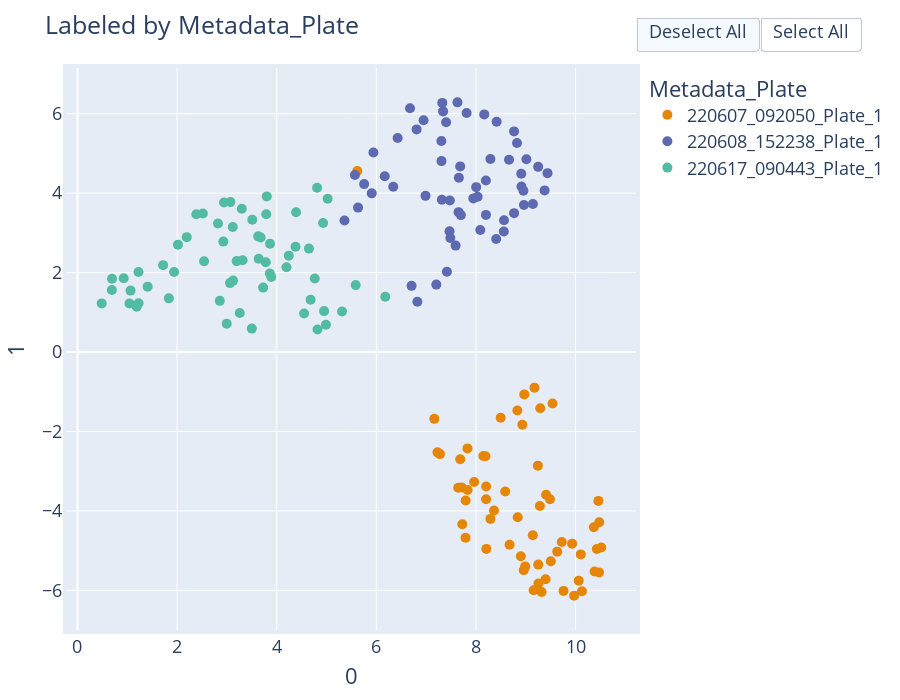
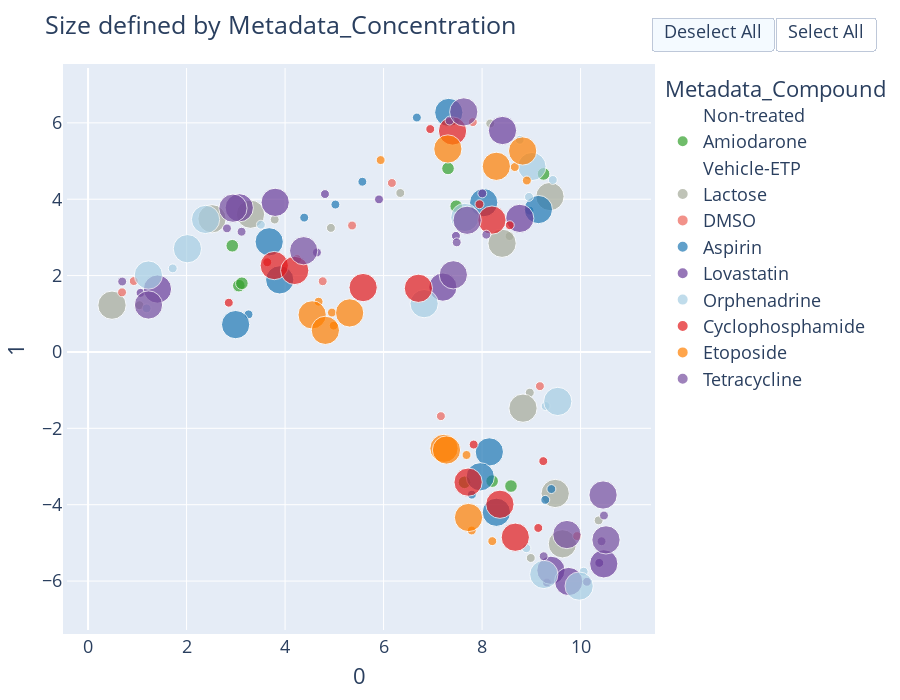

The cell these charts' notebook holds for them, in order:
### Markdown cell above
## Plate

### Code cell
df_plot = combat_util.generate_x_y_umap(df, n_neighbors=n_neighbors_input, min_dist=min_dist_input, metric=metric)
combat_util.plot_umap(df_plot, 
                      color_col='Metadata_Plate',
                      hover_cols=hover_list)
combat_util.plot_umap(df_plot, color_col='Metadata_Compound', 
                      hover_cols=hover_list,
                      size=True, size_col = "Metadata_Concentration",
                      dili_color=True
                      )

### Figure 1 — Plotly figure (JSON) as saved in the notebook; plotly's stock layout.template omitted (floating-point values rounded to 4 significant figures; data arrays with more than 128 entries replaced by an {"elided": "..."} marker saying what was removed)
{"data": [{"customdata": {"elided": "59x4 mixed values"}, "error_x": {"thickness": 3}, "error_y": {"thickness": 3}, "hovertemplate": "colors_plot_col=220607_092050_Plate_1<br>0=%{x}<br>1=%{y}<br>Metadata_Plate=%{customdata[0]}<br>Metadata_Well=%{customdata[1]}<br>Metadata_Compound=%{customdata[2]}<br>Metadata_Concentration=%{customdata[3]}<extra></extra>", "legendgroup": "220607_092050_Plate_1", "marker": {"color": "rgb(229, 134, 6)", "size": 10, "symbol": "circle"}, "mode": "markers", "name": "220607_092050_Plate_1", "orientation": "v", "showlegend": true, "type": "scatter", "x": [7.277, 8.496, 7.793, 7.963, 7.832, 7.644, 7.829, 7.716, 7.684, 7.227, 10.1, 8.931, 9.407, 8.148, 8.191, 8.204, 9.243, 8.362, 8.207, 7.725, 8.203, 8.959, 9.283, 8.291, 8.838, 8.587, 9.141, 8.675, 7.79, 8.969, 8.831, 5.617, 10.38, 10.47, 9.29, 9.536, 10.48, 10.46, 9.174, 10.37, 9.485, 9.502, 10.13, 9.758, 10.06, 9.971, 10.43, 10.52, 7.164, 8.989, 9.631, 9.157, 9.317, 9.398, 8.901, 9.254, 9.251, 9.723, 9.93], "xaxis": "x", "y": [-2.569, -1.654, -3.737, -3.269, -3.471, -3.414, -2.425, -3.409, -2.699, -2.525, -5.093, -1.831, -3.59, -2.618, -2.622, -3.382, -2.859, -3.989, -4.955, -4.336, -3.707, -5.493, -3.874, -4.199, -4.159, -3.512, -4.609, -4.852, -4.676, -1.065, -1.472, 4.557, -5.524, -5.549, -1.416, -1.296, -4.283, -3.747, -0.8959, -4.411, -3.706, -5.264, -6.019, -6.012, -5.754, -6.132, -4.958, -4.922, -1.682, -5.395, -5.024, -5.996, -6.04, -5.718, -5.14, -5.828, -5.35, -4.782, -4.822], "yaxis": "y"}, {"customdata": {"elided": "58x4 mixed values"}, "error_x": {"thickness": 3}, "error_y": {"thickness": 3}, "hovertemplate": "colors_plot_col=220608_152238_Plate_1<br>0=%{x}<br>1=%{y}<br>Metadata_Plate=%{customdata[0]}<br>Metadata_Well=%{customdata[1]}<br>Metadata_Compound=%{customdata[2]}<br>Metadata_Concentration=%{customdata[3]}<extra></extra>", "legendgroup": "220608_152238_Plate_1", "marker": {"color": "rgb(93, 105, 177)", "size": 10, "symbol": "circle"}, "mode": "markers", "name": "220608_152238_Plate_1", "orientation": "v", "showlegend": true, "type": "scatter", "x": [7.305, 6.428, 6.676, 7.324, 6.808, 7.309, 6.948, 7.4, 5.941, 8.824, 7.591, 7.683, 5.57, 9.143, 7.315, 9.249, 7.947, 6.707, 8.664, 8.29, 5.754, 8.199, 8.963, 8.033, 6.987, 7.475, 8.563, 8.201, 8.909, 8.166, 7.656, 8.004, 8.415, 8.765, 6.824, 7.34, 7.628, 7.812, 6.34, 9.378, 5.632, 7.469, 7.204, 9.436, 7.651, 8.087, 7.697, 6.169, 8.558, 8.406, 8.913, 5.907, 8.765, 8.953, 9.012, 7.485, 7.417, 5.36], "xaxis": "x", "y": [5.316, 5.387, 6.139, 6.272, 5.606, 4.807, 5.837, 5.787, 5.025, 5.263, 2.68, 4.674, 4.458, 3.729, 3.836, 4.663, 3.869, 1.667, 4.843, 4.862, 4.228, 4.32, 3.701, 3.911, 3.932, 3.817, 3.319, 3.453, 4.489, 5.983, 4.389, 4.152, 5.8, 5.555, 1.265, 6.059, 6.286, 6.019, 4.163, 4.07, 3.637, 3.04, 1.699, 4.504, 3.523, 3.072, 3.448, 4.425, 3.035, 2.846, 4.167, 3.995, 3.498, 4.06, 4.856, 2.87, 2.02, 3.312], "yaxis": "y"}, {"customdata": {"elided": "60x4 mixed values"}, "error_x": {"thickness": 3}, "error_y": {"thickness": 3}, "hovertemplate": "colors_plot_col=220617_090443_Plate_1<br>0=%{x}<br>1=%{y}<br>Metadata_Plate=%{customdata[0]}<br>Metadata_Well=%{customdata[1]}<br>Metadata_Compound=%{customdata[2]}<br>Metadata_Concentration=%{customdata[3]}<extra></extra>", "legendgroup": "220617_090443_Plate_1", "marker": {"color": "rgb(82, 188, 163)", "size": 10, "symbol": "circle"}, "mode": "markers", "name": "220617_090443_Plate_1", "orientation": "v", "showlegend": true, "type": "scatter", "x": [5.311, 1.835, 3.5, 3.258, 2.996, 3.727, 3.062, 2.857, 5.585, 4.988, 4.818, 3.316, 3.865, 4.388, 3.892, 3.627, 3.123, 3.638, 4.196, 4.951, 4.55, 3.197, 2.541, 5.022, 3.677, 3.862, 2.928, 4.242, 3.781, 4.68, 1.043, 0.4861, 2.194, 1.066, 1.409, 1.189, 1.225, 0.693, 1.227, 0.6899, 4.931, 3.298, 1.939, 4.81, 3.8, 1.719, 2.386, 3.117, 2.942, 0.9273, 3.789, 2.517, 6.18, 4.647, 3.07, 3.509, 2.017, 2.82, 4.378, 4.764], "xaxis": "x", "y": [1.022, 1.352, 0.5906, 0.9838, 0.7158, 1.622, 1.736, 1.29, 1.686, 0.6897, 0.5663, 2.313, 2.725, 3.519, 1.888, 2.913, 1.799, 2.349, 2.134, 1.031, 0.9709, 2.29, 2.287, 3.86, 2.885, 1.979, 2.781, 2.428, 2.263, 1.317, 1.225, 1.225, 2.893, 1.548, 1.647, 1.141, 2.014, 1.844, 1.231, 1.561, 3.249, 3.607, 2.014, 4.135, 3.919, 2.188, 3.47, 3.149, 3.765, 1.857, 3.468, 3.487, 1.391, 2.605, 3.776, 3.333, 2.704, 3.236, 2.651, 1.852], "yaxis": "y"}], "layout": {"autosize": false, "font": {"size": 18}, "height": 700, "legend": {"title": {"text": "Metadata_Plate"}, "tracegroupgap": 0}, "margin": {"b": 20, "l": 50, "pad": 4, "r": 50, "t": 50}, "title": {"text": "Labeled by Metadata_Plate"}, "updatemenus": [{"buttons": [{"args": ["visible", "legendonly"], "label": "Deselect All", "method": "restyle"}, {"args": ["visible", true], "label": "Select All", "method": "restyle"}], "direction": "left", "pad": {"r": 5, "t": 5}, "showactive": true, "type": "buttons", "x": 1, "xanchor": "left", "y": 1.1, "yanchor": "top"}], "width": 900, "xaxis": {"anchor": "y", "domain": [0, 1], "title": {"text": "0"}}, "yaxis": {"anchor": "x", "domain": [0, 1], "title": {"text": "1"}}}}

### Figure 2 — Plotly figure (JSON) as saved in the notebook; plotly's stock layout.template omitted (floating-point values rounded to 4 significant figures)
{"data": [{"customdata": [["220617_090443_Plate_1", "C2", "Non-treated", 0], ["220608_152238_Plate_1", "G2", "Non-treated", 0], ["220608_152238_Plate_1", "F2", "Non-treated", 0], ["220617_090443_Plate_1", "D2", "Non-treated", 0], ["220607_092050_Plate_1", "E2", "Non-treated", 0], ["220607_092050_Plate_1", "D2", "Non-treated", 0], ["220607_092050_Plate_1", "F2", "Non-treated", 0], ["220607_092050_Plate_1", "G2", "Non-treated", 0], ["220617_090443_Plate_1", "B2", "Non-treated", 0], ["220617_090443_Plate_1", "E2", "Non-treated", 0], ["220617_090443_Plate_1", "G2", "Non-treated", 0], ["220607_092050_Plate_1", "C2", "Non-treated", 0], ["220608_152238_Plate_1", "C2", "Non-treated", 0], ["220617_090443_Plate_1", "F2", "Non-treated", 0], ["220608_152238_Plate_1", "E2", "Non-treated", 0], ["220608_152238_Plate_1", "D2", "Non-treated", 0]], "error_x": {"thickness": 3}, "error_y": {"thickness": 3}, "hovertemplate": "colors_plot_col=Non-treated<br>0=%{x}<br>1=%{y}<br>Metadata_size=%{marker.size}<br>Metadata_Plate=%{customdata[0]}<br>Metadata_Well=%{customdata[1]}<br>Metadata_Compound=%{customdata[2]}<br>Metadata_Concentration=%{customdata[3]}<extra></extra>", "legendgroup": "Non-treated", "marker": {"color": "rgb(36, 121, 108)", "size": [0, 0, 0, 0, 0, 0, 0, 0, 0, 0, 0, 0, 0, 0, 0, 0], "sizemode": "area", "sizeref": 0.025, "symbol": "circle"}, "mode": "markers", "name": "Non-treated", "orientation": "v", "showlegend": true, "type": "scatter", "x": [3.865, 8.913, 5.632, 2.541, 5.617, 8.959, 9.502, 9.157, 3.5, 2.194, 6.18, 8.931, 7.683, 1.939, 7.656, 8.199], "xaxis": "x", "y": [2.725, 4.167, 3.637, 2.287, 4.557, -5.493, -5.264, -5.996, 0.5906, 2.893, 1.391, -1.831, 4.674, 2.014, 4.389, 4.32], "yaxis": "y"}, {"customdata": [["220607_092050_Plate_1", "D5", "Amiodarone", 0.2], ["220617_090443_Plate_1", "D5", "Amiodarone", 0.2], ["220617_090443_Plate_1", "B5", "Amiodarone", 0.2], ["220617_090443_Plate_1", "C5", "Amiodarone", 0.2], ["220608_152238_Plate_1", "B5", "Amiodarone", 0.2], ["220608_152238_Plate_1", "D5", "Amiodarone", 0.2], ["220607_092050_Plate_1", "B5", "Amiodarone", 0.2], ["220607_092050_Plate_1", "C5", "Amiodarone", 0.2], ["220608_152238_Plate_1", "C5", "Amiodarone", 0.2], ["220617_090443_Plate_1", "B6", "Amiodarone", 2], ["220617_090443_Plate_1", "D6", "Amiodarone", 2], ["220607_092050_Plate_1", "D6", "Amiodarone", 2], ["220607_092050_Plate_1", "B6", "Amiodarone", 2], ["220608_152238_Plate_1", "C6", "Amiodarone", 2], ["220617_090443_Plate_1", "C6", "Amiodarone", 2], ["220607_092050_Plate_1", "C6", "Amiodarone", 2], ["220608_152238_Plate_1", "B6", "Amiodarone", 2], ["220608_152238_Plate_1", "D6", "Amiodarone", 2]], "error_x": {"thickness": 3}, "error_y": {"thickness": 3}, "hovertemplate": "colors_plot_col=Amiodarone<br>0=%{x}<br>1=%{y}<br>Metadata_size=%{marker.size}<br>Metadata_Plate=%{customdata[0]}<br>Metadata_Well=%{customdata[1]}<br>Metadata_Compound=%{customdata[2]}<br>Metadata_Concentration=%{customdata[3]}<extra></extra>", "legendgroup": "Amiodarone", "marker": {"color": "#33a02c", "size": [0, 0, 0, 0, 0, 0, 0, 0, 0, 2, 2, 2, 2, 2, 2, 2, 2, 2], "sizemode": "area", "sizeref": 0.025, "symbol": "circle"}, "mode": "markers", "name": "Amiodarone", "orientation": "v", "showlegend": true, "type": "scatter", "x": [8.838, 3.862, 3.727, 3.627, 6.808, 6.987, 7.832, 8.191, 7.315, 3.062, 2.928, 8.587, 7.644, 9.249, 3.123, 8.204, 7.309, 7.475], "xaxis": "x", "y": [-4.159, 1.979, 1.622, 2.913, 5.606, 3.932, -3.471, -2.622, 3.836, 1.736, 2.781, -3.512, -3.414, 4.663, 1.799, -3.382, 4.807, 3.817], "yaxis": "y"}, {"customdata": [["220608_152238_Plate_1", "B11", "Vehicle-ETP", 0], ["220617_090443_Plate_1", "D11", "Vehicle-ETP", 0], ["220608_152238_Plate_1", "D11", "Vehicle-ETP", 0], ["220617_090443_Plate_1", "C11", "Vehicle-ETP", 0], ["220617_090443_Plate_1", "B11", "Vehicle-ETP", 0], ["220607_092050_Plate_1", "D11", "Vehicle-ETP", 0], ["220607_092050_Plate_1", "C11", "Vehicle-ETP", 0], ["220608_152238_Plate_1", "C11", "Vehicle-ETP", 0], ["220607_092050_Plate_1", "B11", "Vehicle-ETP", 0]], "error_x": {"thickness": 3}, "error_y": {"thickness": 3}, "hovertemplate": "colors_plot_col=Vehicle-ETP<br>0=%{x}<br>1=%{y}<br>Metadata_size=%{marker.size}<br>Metadata_Plate=%{customdata[0]}<br>Metadata_Well=%{customdata[1]}<br>Metadata_Compound=%{customdata[2]}<br>Metadata_Concentration=%{customdata[3]}<extra></extra>", "legendgroup": "Vehicle-ETP", "marker": {"color": "rgb(204, 97, 176)", "size": [0, 0, 0, 0, 0, 0, 0, 0, 0], "sizemode": "area", "sizeref": 0.025, "symbol": "circle"}, "mode": "markers", "name": "Vehicle-ETP", "orientation": "v", "showlegend": true, "type": "scatter", "x": [6.428, 3.197, 5.754, 3.316, 1.835, 8.203, 10.1, 7.591, 8.496], "xaxis": "x", "y": [5.387, 2.29, 4.228, 2.313, 1.352, -3.707, -5.093, 2.68, -1.654], "yaxis": "y"}, {"customdata": [["220608_152238_Plate_1", "G10", "Lactose", 1], ["220608_152238_Plate_1", "F10", "Lactose", 1], ["220608_152238_Plate_1", "E10", "Lactose", 1], ["220617_090443_Plate_1", "G10", "Lactose", 1], ["220617_090443_Plate_1", "F10", "Lactose", 1], ["220617_090443_Plate_1", "E10", "Lactose", 1], ["220607_092050_Plate_1", "G10", "Lactose", 1], ["220607_092050_Plate_1", "E10", "Lactose", 1], ["220607_092050_Plate_1", "F10", "Lactose", 1], ["220617_090443_Plate_1", "E11", "Lactose", 10], ["220617_090443_Plate_1", "F11", "Lactose", 10], ["220617_090443_Plate_1", "G11", "Lactose", 10], ["220608_152238_Plate_1", "G11", "Lactose", 10], ["220608_152238_Plate_1", "F11", "Lactose", 10], ["220607_092050_Plate_1", "G11", "Lactose", 10], ["220607_092050_Plate_1", "E11", "Lactose", 10], ["220607_092050_Plate_1", "F11", "Lactose", 10]], "error_x": {"thickness": 3}, "error_y": {"thickness": 3}, "hovertemplate": "colors_plot_col=Lactose<br>0=%{x}<br>1=%{y}<br>Metadata_size=%{marker.size}<br>Metadata_Plate=%{customdata[0]}<br>Metadata_Well=%{customdata[1]}<br>Metadata_Compound=%{customdata[2]}<br>Metadata_Concentration=%{customdata[3]}<extra></extra>", "legendgroup": "Lactose", "marker": {"color": "rgb(165, 170, 153)", "size": [1, 1, 1, 1, 1, 1, 1, 1, 1, 10, 10, 10, 10, 10, 10, 10, 10], "sizemode": "area", "sizeref": 0.025, "symbol": "circle"}, "mode": "markers", "name": "Lactose", "orientation": "v", "showlegend": true, "type": "scatter", "x": [8.558, 6.34, 8.166, 3.789, 4.931, 1.043, 8.989, 8.969, 10.37, 0.4861, 3.298, 2.517, 8.406, 9.378, 9.631, 8.831, 9.485], "xaxis": "x", "y": [3.035, 4.163, 5.983, 3.468, 3.249, 1.225, -5.395, -1.065, -4.411, 1.225, 3.607, 3.487, 2.846, 4.07, -5.024, -1.472, -3.706], "yaxis": "y"}, {"customdata": [["220608_152238_Plate_1", "F9", "DMSO", 1.4], ["220608_152238_Plate_1", "E9", "DMSO", 1.4], ["220617_090443_Plate_1", "F9", "DMSO", 1.4], ["220617_090443_Plate_1", "E9", "DMSO", 1.4], ["220608_152238_Plate_1", "G9", "DMSO", 1.4], ["220617_090443_Plate_1", "G9", "DMSO", 1.4], ["220607_092050_Plate_1", "F9", "DMSO", 1.4], ["220607_092050_Plate_1", "E9", "DMSO", 1.4], ["220607_092050_Plate_1", "G9", "DMSO", 1.4]], "error_x": {"thickness": 3}, "error_y": {"thickness": 3}, "hovertemplate": "colors_plot_col=DMSO<br>0=%{x}<br>1=%{y}<br>Metadata_size=%{marker.size}<br>Metadata_Plate=%{customdata[0]}<br>Metadata_Well=%{customdata[1]}<br>Metadata_Compound=%{customdata[2]}<br>Metadata_Concentration=%{customdata[3]}<extra></extra>", "legendgroup": "DMSO", "marker": {"color": "rgb(237, 100, 90)", "size": [1, 1, 1, 1, 1, 1, 1, 1, 1], "sizemode": "area", "sizeref": 0.025, "symbol": "circle"}, "mode": "markers", "name": "DMSO", "orientation": "v", "showlegend": true, "type": "scatter", "x": [6.169, 7.812, 0.9273, 0.6899, 5.36, 4.764, 7.164, 9.174, 9.93], "xaxis": "x", "y": [4.425, 6.019, 1.857, 1.561, 3.312, 1.852, -1.682, -0.8959, -4.822], "yaxis": "y"}, {"customdata": [["220608_152238_Plate_1", "D3", "Aspirin", 1], ["220617_090443_Plate_1", "D3", "Aspirin", 1], ["220617_090443_Plate_1", "C3", "Aspirin", 1], ["220617_090443_Plate_1", "B3", "Aspirin", 1], ["220607_092050_Plate_1", "D3", "Aspirin", 1], ["220607_092050_Plate_1", "C3", "Aspirin", 1], ["220607_092050_Plate_1", "B3", "Aspirin", 1], ["220608_152238_Plate_1", "C3", "Aspirin", 1], ["220608_152238_Plate_1", "B3", "Aspirin", 1], ["220607_092050_Plate_1", "D4", "Aspirin", 10], ["220608_152238_Plate_1", "D4", "Aspirin", 10], ["220607_092050_Plate_1", "C4", "Aspirin", 10], ["220608_152238_Plate_1", "C4", "Aspirin", 10], ["220607_092050_Plate_1", "B4", "Aspirin", 10], ["220617_090443_Plate_1", "D4", "Aspirin", 10], ["220617_090443_Plate_1", "B4", "Aspirin", 10], ["220617_090443_Plate_1", "C4", "Aspirin", 10], ["220608_152238_Plate_1", "B4", "Aspirin", 10]], "error_x": {"thickness": 3}, "error_y": {"thickness": 3}, "hovertemplate": "colors_plot_col=Aspirin<br>0=%{x}<br>1=%{y}<br>Metadata_size=%{marker.size}<br>Metadata_Plate=%{customdata[0]}<br>Metadata_Well=%{customdata[1]}<br>Metadata_Compound=%{customdata[2]}<br>Metadata_Concentration=%{customdata[3]}<extra></extra>", "legendgroup": "Aspirin", "marker": {"color": "#1f78b4", "size": [1, 1, 1, 1, 1, 1, 1, 1, 1, 10, 10, 10, 10, 10, 10, 10, 10, 10], "sizemode": "area", "sizeref": 0.025, "symbol": "circle"}, "mode": "markers", "name": "Aspirin", "orientation": "v", "showlegend": true, "type": "scatter", "x": [8.963, 5.022, 4.388, 3.258, 9.283, 9.407, 7.793, 5.57, 6.676, 8.291, 8.033, 8.148, 9.143, 7.963, 3.677, 2.996, 3.892, 7.324], "xaxis": "x", "y": [3.701, 3.86, 3.519, 0.9838, -3.874, -3.59, -3.737, 4.458, 6.139, -4.199, 3.911, -2.618, 3.729, -3.269, 2.885, 0.7158, 1.888, 6.272], "yaxis": "y"}, {"customdata": [["220608_152238_Plate_1", "F3", "Lovastatin", 1], ["220608_152238_Plate_1", "E3", "Lovastatin", 1], ["220608_152238_Plate_1", "G3", "Lovastatin", 1], ["220617_090443_Plate_1", "G3", "Lovastatin", 1], ["220617_090443_Plate_1", "F3", "Lovastatin", 1], ["220617_090443_Plate_1", "E3", "Lovastatin", 1], ["220607_092050_Plate_1", "G3", "Lovastatin", 1], ["220607_092050_Plate_1", "F3", "Lovastatin", 1], ["220607_092050_Plate_1", "E3", "Lovastatin", 1], ["220608_152238_Plate_1", "F4", "Lovastatin", 10], ["220617_090443_Plate_1", "E4", "Lovastatin", 10], ["220617_090443_Plate_1", "F4", "Lovastatin", 10], ["220617_090443_Plate_1", "G4", "Lovastatin", 10], ["220608_152238_Plate_1", "G4", "Lovastatin", 10], ["220607_092050_Plate_1", "G4", "Lovastatin", 10], ["220607_092050_Plate_1", "E4", "Lovastatin", 10], ["220607_092050_Plate_1", "F4", "Lovastatin", 10], ["220608_152238_Plate_1", "E4", "Lovastatin", 10]], "error_x": {"thickness": 3}, "error_y": {"thickness": 3}, "hovertemplate": "colors_plot_col=Lovastatin<br>0=%{x}<br>1=%{y}<br>Metadata_size=%{marker.size}<br>Metadata_Plate=%{customdata[0]}<br>Metadata_Well=%{customdata[1]}<br>Metadata_Compound=%{customdata[2]}<br>Metadata_Concentration=%{customdata[3]}<extra></extra>", "legendgroup": "Lovastatin", "marker": {"color": "#6a3d9a", "size": [1, 1, 1, 1, 1, 1, 1, 1, 1, 10, 10, 10, 10, 10, 10, 10, 10, 10], "sizemode": "area", "sizeref": 0.025, "symbol": "circle"}, "mode": "markers", "name": "Lovastatin", "orientation": "v", "showlegend": true, "type": "scatter", "x": [7.469, 8.004, 5.907, 4.647, 4.81, 1.066, 9.317, 10.13, 10.38, 7.204, 1.409, 3.8, 3.07, 8.765, 9.398, 10.47, 9.758, 8.415], "xaxis": "x", "y": [3.04, 4.152, 3.995, 2.605, 4.135, 1.548, -6.04, -6.019, -5.524, 1.699, 1.647, 3.919, 3.776, 3.498, -5.718, -5.549, -6.012, 5.8], "yaxis": "y"}, {"customdata": [["220608_152238_Plate_1", "F5", "Orphenadrine", 1], ["220608_152238_Plate_1", "E5", "Orphenadrine", 1], ["220617_090443_Plate_1", "G5", "Orphenadrine", 1], ["220617_090443_Plate_1", "F5", "Orphenadrine", 1], ["220608_152238_Plate_1", "G5", "Orphenadrine", 1], ["220617_090443_Plate_1", "E5", "Orphenadrine", 1], ["220607_092050_Plate_1", "F5", "Orphenadrine", 1], ["220607_092050_Plate_1", "E5", "Orphenadrine", 1], ["220607_092050_Plate_1", "G5", "Orphenadrine", 1], ["220617_090443_Plate_1", "E6", "Orphenadrine", 10], ["220617_090443_Plate_1", "F6", "Orphenadrine", 10], ["220617_090443_Plate_1", "G6", "Orphenadrine", 10], ["220608_152238_Plate_1", "G6", "Orphenadrine", 10], ["220607_092050_Plate_1", "F6", "Orphenadrine", 10], ["220608_152238_Plate_1", "F6", "Orphenadrine", 10], ["220607_092050_Plate_1", "G6", "Orphenadrine", 10], ["220608_152238_Plate_1", "E6", "Orphenadrine", 10], ["220607_092050_Plate_1", "E6", "Orphenadrine", 10]], "error_x": {"thickness": 3}, "error_y": {"thickness": 3}, "hovertemplate": "colors_plot_col=Orphenadrine<br>0=%{x}<br>1=%{y}<br>Metadata_size=%{marker.size}<br>Metadata_Plate=%{customdata[0]}<br>Metadata_Well=%{customdata[1]}<br>Metadata_Compound=%{customdata[2]}<br>Metadata_Concentration=%{customdata[3]}<extra></extra>", "legendgroup": "Orphenadrine", "marker": {"color": "#a6cee3", "size": [1, 1, 1, 1, 1, 1, 1, 1, 1, 10, 10, 10, 10, 10, 10, 10, 10, 10], "sizemode": "area", "sizeref": 0.025, "symbol": "circle"}, "mode": "markers", "name": "Orphenadrine", "orientation": "v", "showlegend": true, "type": "scatter", "x": [9.436, 8.765, 3.509, 1.719, 8.953, 1.189, 10.06, 9.29, 8.901, 1.225, 2.386, 2.017, 9.012, 9.971, 7.651, 9.254, 6.824, 9.536], "xaxis": "x", "y": [4.504, 5.555, 3.333, 2.188, 4.06, 1.141, -5.754, -1.416, -5.14, 2.014, 3.47, 2.704, 4.856, -6.132, 3.523, -5.828, 1.265, -1.296], "yaxis": "y"}, {"customdata": [["220608_152238_Plate_1", "D7", "Cyclophosphamide", 1], ["220617_090443_Plate_1", "D7", "Cyclophosphamide", 1], ["220617_090443_Plate_1", "C7", "Cyclophosphamide", 1], ["220617_090443_Plate_1", "B7", "Cyclophosphamide", 1], ["220608_152238_Plate_1", "C7", "Cyclophosphamide", 1], ["220607_092050_Plate_1", "D7", "Cyclophosphamide", 1], ["220607_092050_Plate_1", "C7", "Cyclophosphamide", 1], ["220607_092050_Plate_1", "B7", "Cyclophosphamide", 1], ["220608_152238_Plate_1", "B7", "Cyclophosphamide", 1], ["220617_090443_Plate_1", "D8", "Cyclophosphamide", 10], ["220607_092050_Plate_1", "D8", "Cyclophosphamide", 10], ["220607_092050_Plate_1", "C8", "Cyclophosphamide", 10], ["220607_092050_Plate_1", "B8", "Cyclophosphamide", 10], ["220608_152238_Plate_1", "D8", "Cyclophosphamide", 10], ["220608_152238_Plate_1", "B8", "Cyclophosphamide", 10], ["220617_090443_Plate_1", "C8", "Cyclophosphamide", 10], ["220608_152238_Plate_1", "C8", "Cyclophosphamide", 10], ["220617_090443_Plate_1", "B8", "Cyclophosphamide", 10]], "error_x": {"thickness": 3}, "error_y": {"thickness": 3}, "hovertemplate": "colors_plot_col=Cyclophosphamide<br>0=%{x}<br>1=%{y}<br>Metadata_size=%{marker.size}<br>Metadata_Plate=%{customdata[0]}<br>Metadata_Well=%{customdata[1]}<br>Metadata_Compound=%{customdata[2]}<br>Metadata_Concentration=%{customdata[3]}<extra></extra>", "legendgroup": "Cyclophosphamide", "marker": {"color": "#e31a1c", "size": [1, 1, 1, 1, 1, 1, 1, 1, 1, 10, 10, 10, 10, 10, 10, 10, 10, 10], "sizemode": "area", "sizeref": 0.025, "symbol": "circle"}, "mode": "markers", "name": "Cyclophosphamide", "orientation": "v", "showlegend": true, "type": "scatter", "x": [8.563, 4.242, 3.638, 2.857, 7.947, 9.141, 9.243, 7.829, 6.948, 3.781, 8.675, 8.362, 7.716, 8.201, 7.4, 4.196, 6.707, 5.585], "xaxis": "x", "y": [3.319, 2.428, 2.349, 1.29, 3.869, -4.609, -2.859, -2.425, 5.837, 2.263, -4.852, -3.989, -3.409, 3.453, 5.787, 2.134, 1.667, 1.686], "yaxis": "y"}, {"customdata": [["220608_152238_Plate_1", "D9", "Etoposide", 1], ["220617_090443_Plate_1", "D9", "Etoposide", 1], ["220617_090443_Plate_1", "C9", "Etoposide", 1], ["220617_090443_Plate_1", "B9", "Etoposide", 1], ["220608_152238_Plate_1", "C9", "Etoposide", 1], ["220607_092050_Plate_1", "D9", "Etoposide", 1], ["220607_092050_Plate_1", "C9", "Etoposide", 1], ["220607_092050_Plate_1", "B9", "Etoposide", 1], ["220608_152238_Plate_1", "B9", "Etoposide", 1], ["220607_092050_Plate_1", "D10", "Etoposide", 10], ["220608_152238_Plate_1", "C10", "Etoposide", 10], ["220607_092050_Plate_1", "C10", "Etoposide", 10], ["220608_152238_Plate_1", "D10", "Etoposide", 10], ["220617_090443_Plate_1", "B10", "Etoposide", 10], ["220608_152238_Plate_1", "B10", "Etoposide", 10], ["220617_090443_Plate_1", "D10", "Etoposide", 10], ["220617_090443_Plate_1", "C10", "Etoposide", 10], ["220607_092050_Plate_1", "B10", "Etoposide", 10]], "error_x": {"thickness": 3}, "error_y": {"thickness": 3}, "hovertemplate": "colors_plot_col=Etoposide<br>0=%{x}<br>1=%{y}<br>Metadata_size=%{marker.size}<br>Metadata_Plate=%{customdata[0]}<br>Metadata_Well=%{customdata[1]}<br>Metadata_Compound=%{customdata[2]}<br>Metadata_Concentration=%{customdata[3]}<extra></extra>", "legendgroup": "Etoposide", "marker": {"color": "#ff7f00", "size": [1, 1, 1, 1, 1, 1, 1, 1, 1, 10, 10, 10, 10, 10, 10, 10, 10, 10], "sizemode": "area", "sizeref": 0.025, "symbol": "circle"}, "mode": "markers", "name": "Etoposide", "orientation": "v", "showlegend": true, "type": "scatter", "x": [8.909, 4.68, 4.951, 4.988, 8.664, 7.79, 8.207, 7.684, 5.941, 7.725, 8.824, 7.227, 8.29, 5.311, 7.305, 4.55, 4.818, 7.277], "xaxis": "x", "y": [4.489, 1.317, 1.031, 0.6897, 4.843, -4.676, -4.955, -2.699, 5.025, -4.336, 5.263, -2.525, 4.862, 1.022, 5.316, 0.9709, 0.5663, -2.569], "yaxis": "y"}, {"customdata": [["220608_152238_Plate_1", "E7", "Tetracycline", 1], ["220608_152238_Plate_1", "F7", "Tetracycline", 1], ["220608_152238_Plate_1", "G7", "Tetracycline", 1], ["220617_090443_Plate_1", "G7", "Tetracycline", 1], ["220617_090443_Plate_1", "F7", "Tetracycline", 1], ["220617_090443_Plate_1", "E7", "Tetracycline", 1], ["220607_092050_Plate_1", "F7", "Tetracycline", 1], ["220607_092050_Plate_1", "E7", "Tetracycline", 1], ["220607_092050_Plate_1", "G7", "Tetracycline", 1], ["220617_090443_Plate_1", "F8", "Tetracycline", 10], ["220617_090443_Plate_1", "E8", "Tetracycline", 10], ["220617_090443_Plate_1", "G8", "Tetracycline", 10], ["220608_152238_Plate_1", "G8", "Tetracycline", 10], ["220607_092050_Plate_1", "F8", "Tetracycline", 10], ["220608_152238_Plate_1", "E8", "Tetracycline", 10], ["220608_152238_Plate_1", "F8", "Tetracycline", 10], ["220607_092050_Plate_1", "G8", "Tetracycline", 10], ["220607_092050_Plate_1", "E8", "Tetracycline", 10]], "error_x": {"thickness": 3}, "error_y": {"thickness": 3}, "hovertemplate": "colors_plot_col=Tetracycline<br>0=%{x}<br>1=%{y}<br>Metadata_size=%{marker.size}<br>Metadata_Plate=%{customdata[0]}<br>Metadata_Well=%{customdata[1]}<br>Metadata_Compound=%{customdata[2]}<br>Metadata_Concentration=%{customdata[3]}<extra></extra>", "legendgroup": "Tetracycline", "marker": {"color": "rgb(118, 78, 159)", "size": [1, 1, 1, 1, 1, 1, 1, 1, 1, 10, 10, 10, 10, 10, 10, 10, 10, 10], "sizemode": "area", "sizeref": 0.025, "symbol": "circle"}, "mode": "markers", "name": "Tetracycline", "orientation": "v", "showlegend": true, "type": "scatter", "x": [7.34, 8.087, 7.485, 2.82, 3.117, 0.693, 10.43, 10.48, 9.251, 2.942, 1.227, 4.378, 7.417, 10.52, 7.628, 7.697, 9.723, 10.46], "xaxis": "x", "y": [6.059, 3.072, 2.87, 3.236, 3.149, 1.844, -4.958, -4.283, -5.35, 3.765, 1.231, 2.651, 2.02, -4.922, 6.286, 3.448, -4.782, -3.747], "yaxis": "y"}], "layout": {"autosize": false, "font": {"size": 18}, "height": 700, "legend": {"itemsizing": "constant", "title": {"text": "Metadata_Compound"}, "tracegroupgap": 0}, "margin": {"b": 20, "l": 50, "pad": 4, "r": 50, "t": 50}, "title": {"text": "Size defined by Metadata_Concentration"}, "updatemenus": [{"buttons": [{"args": ["visible", "legendonly"], "label": "Deselect All", "method": "restyle"}, {"args": ["visible", true], "label": "Select All", "method": "restyle"}], "direction": "left", "pad": {"r": 5, "t": 5}, "showactive": true, "type": "buttons", "x": 1, "xanchor": "left", "y": 1.1, "yanchor": "top"}], "width": 900, "xaxis": {"anchor": "y", "domain": [0, 1], "title": {"text": "0"}}, "yaxis": {"anchor": "x", "domain": [0, 1], "title": {"text": "1"}}}}
